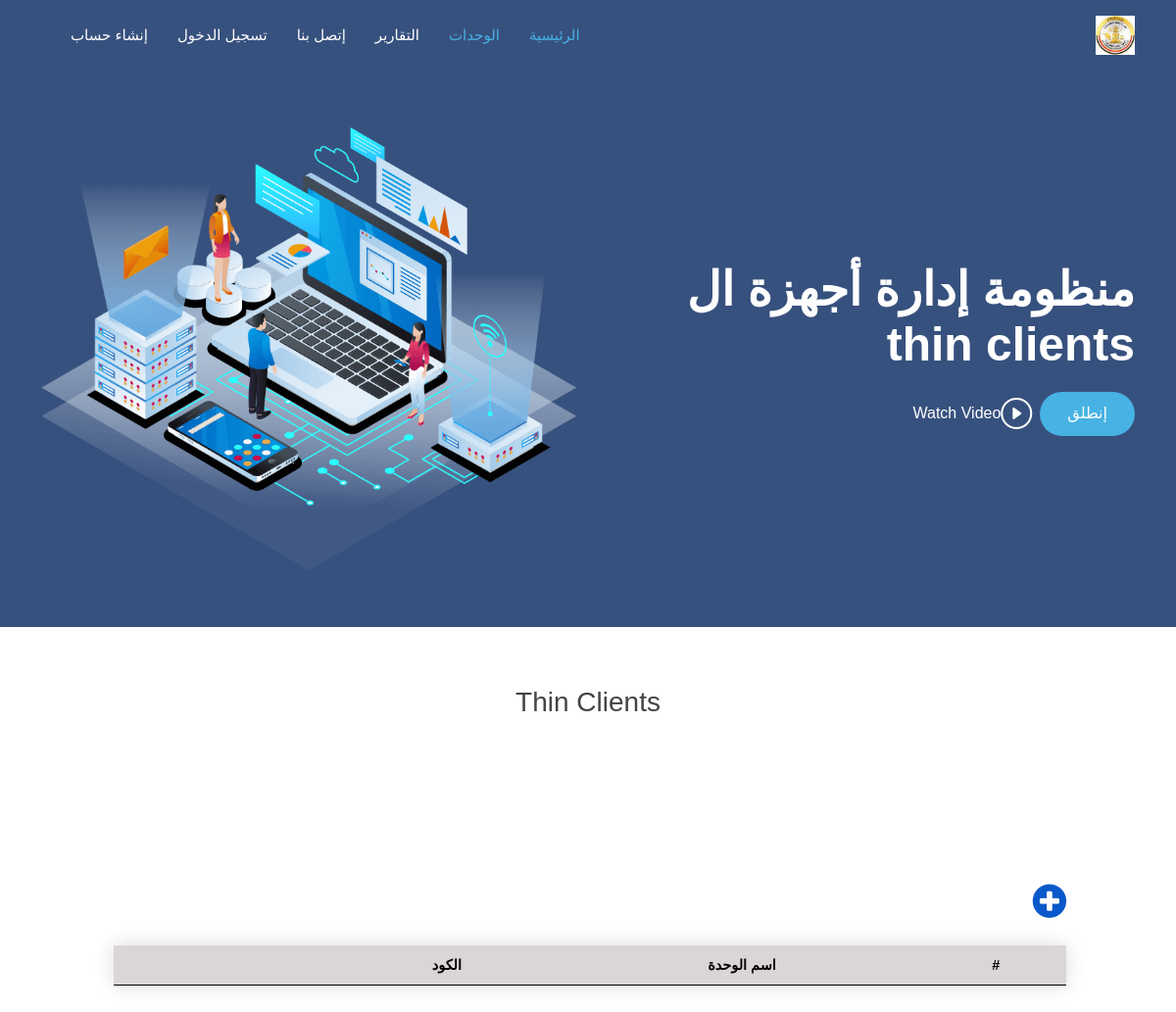
Page /devices/codeName on the earlier database version.
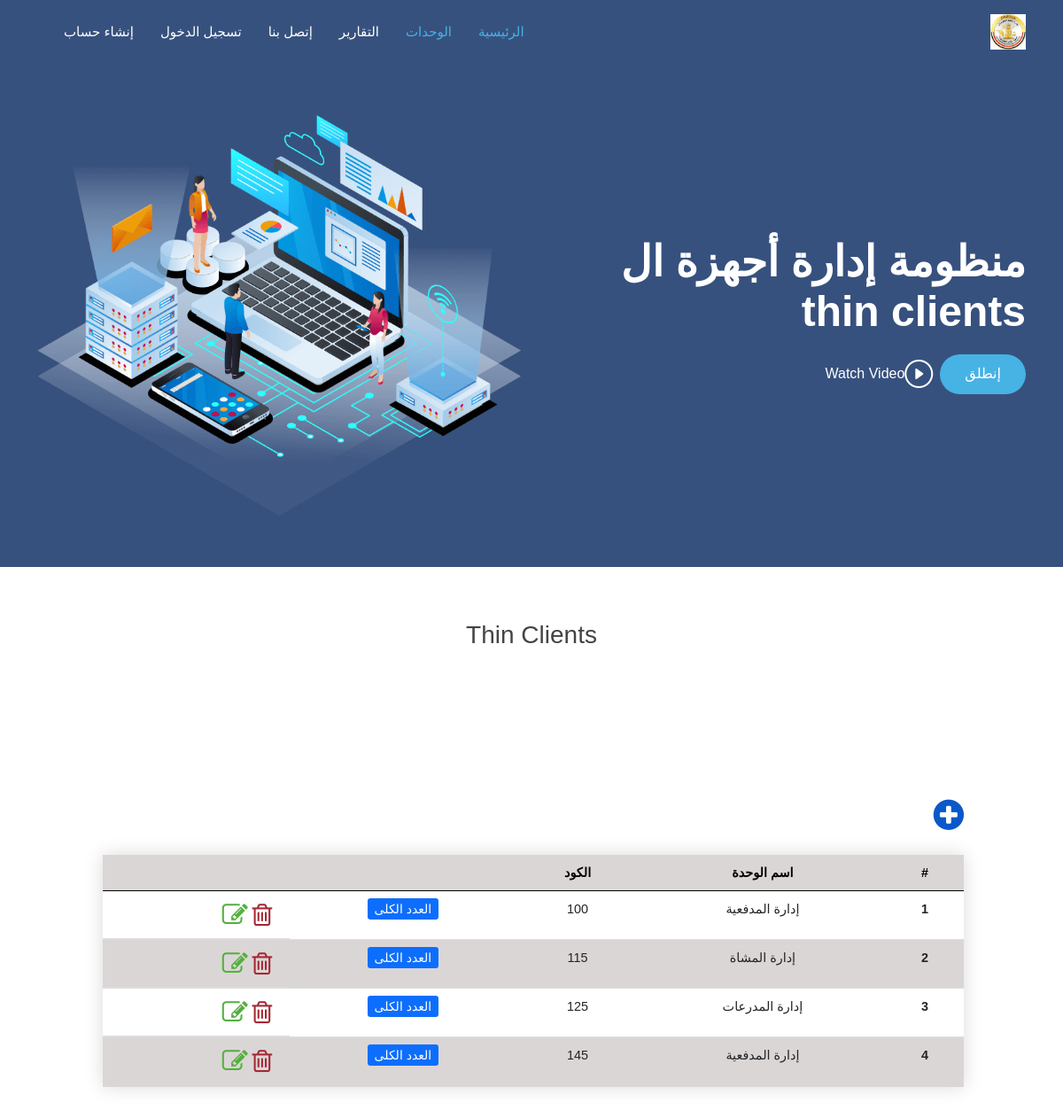
Same page on the later database version.
### devices/models.py (models this page shows, shortened)
class ThinCodeName(models.Model):
    NAME_CHOICES = (
        ('إدارة المشاة', 'إدارة المشاة'),
        ('إدارة المدرعات', 'إدارة المدرعات'),
        ('إدارة المدفعية', 'إدارة المدفعية'),
        ('إدارة المركبات', 'إدارة المركبات'),
        ('إدارة الشرطة العسكرية', 'إدارة الشرطة العسكرية'),
        ('إدارة الشؤون المعنوية', 'إدارة الشؤون المعنوية'),
        ('جهاز الرياضة العسكري', 'جهاز الرياضة العسكري'),
        ('هيئة التدريب للقوات المسلحة', 'هيئة التدريب للقوات المسلحة'),
        ('هيئة التفتيش للقوات المسلحة', 'هيئة التفتيش للقوات المسلحة'),
        ('إدارة الأسلحة والذخيرة', 'إدارة الأسلحة والذخيرة'),
        ('إدارة البحوث الفنية والتطوير', 'إدارة البحوث الفنية والتطوير'),
        ('مركز التنمية البشرية والعلوم السلوكية', 'مركز التنمية البشرية والعلوم السلوكية'),
        ('إدارة نوادي وفاندق ضباط ق.م', 'إدارة نوادي وفاندق ضباط ق.م'),
        (' جهاز مشروعات الخدمة الوطنية', 'جهاز مشروعات الخدمة الوطنية'),
        ('هيئة القضاء العسكري', 'هيئة القضاء العسكري'),
        ('إدارة المدعي العام', 'إدارة المدعي العام'),
        ('إدارة المحاكم العسكرية', 'إدارة المحاكم العسكرية'),
        ('إدارة الحرب الكيمائية', 'إدارة الحرب الكيمائية'),
        ('إدارة المتاحف العسكرية', 'إدارة المتاحف العسكرية'),
        ('قيادة قوات حرس الحدود', 'قيادة قوات حرس الحدود'),
        ('قيادة قوات الدفاع الشعبي والعسكري', 'قيادة قوات الدفاع الشعبي والعسكري'),
        ('إدارة الموسيقات العسكرية', 'إدارة الموسيقات العسكرية'),
        ('دار المحفوظات المركزية', 'دار المحفوظات المركزية'),
        ('المركز الرئيسية للتنبؤات الجوية', 'المركز الرئيسية للتنبؤات الجوية'),
        ('جهاز مراقبة وضمان الجودة/هيئة التسليح ق.م', 'جهاز مراقبة وضمان الجودة/هيئة التسليح ق.م'),
        (' إدارة التعليم والتدريب المهني', 'إدارة التعليم والتدريب المهني'),
        ('قيادة القوات الجوية', 'قيادة القوات الجوية'),
        ('المركز الإعلامي العسكري', 'المركز الإعلامي العسكري'),
        ('مركز تطوير وصيانة معدات النظم الألية', 'مركز تطوير وصيانة معدات النظم الألية'),
        ('مركز تدريب الية القيادة والسيطرة', 'مركز تدريب الية القيادة والسيطرة'),
        ('المنظومة تحرير', 'المنظومة تحرير'),
        ('إدارة المحفوظات المركزية', 'إدارة المحفوظات المركزية'),
        ('إدارة المياه', 'إدارة المياه'),
        ('إدارة الإشارة', 'إدارة الإشارة'),
        ('CCTV ', 'CCTV'),
        ('دفاع جوي', 'دفاع جوي'),
        ('جهاز تنمية الموارد المالية', 'جهاز تنمية الموارد المالية'),
        ('مؤسسة صندوق الجلاء للقوات المسلحة', 'مؤسسة صندوق الجلاء للقوات المسلحة'),
        ('صندوق التأميني التكميلي', 'صندوق التأميني التكميلي'),
        ('مؤسسة القروض', 'مؤسسة القروض'),
        ('صندوق التأمين الخاص', 'صندوق التأمين الخاص'),
        ('صندوق إسكان أفراد القوات المسلحة', 'صندوق إسكان أفراد القوات المسلحة'),
        ('هيئة الشؤون المالية للقوات المسلحة', 'هيئة الشؤون المالية للقوات المسلحة'),
        ('إدارة التفتيش والمحاسبات', 'إدارة التفتيش والمحاسبات'),
        ('إدارة الميزانية', 'إدارة الميزانية'),
        ('إدارة العلاقات العامة والتمويل الخارجي', 'إدارة العلاقات العامة والتمويل الخارجي'),
        ('الإدارة المركزية للمحاسبات', 'الإدارة المركزية للمحاسبات'),
        ('إدارة التأمين والمعاشات', 'إدارة التأمين والمعاشات'),
        ('هيئة التنظيم والإدارة للقوات المسلحة', 'هيئة التنظيم والإدارة للقوات المسلحة'),
        ('إدارة التجنيد والتعبئة', 'إدارة التجنيد والتعبئة'),
        ('إدارة السجلات العسكرية', 'إدارة السجلات العسكرية'),
        ('فرع الإنتقاء والتوجيه', 'فرع الإنتقاء والتوجي'),
        ('إدارة شؤون العاملين المدنيين', 'إدارة شؤون العاملين المدنيين'),
    )
    name = models.CharField(max_length=255, null=True, blank=True, choices=NAME_CHOICES, unique=True)
    code = models.IntegerField(blank=True, null=True)

### devices/views.py (the view)
# urls.py: path('codeName', views.all_codeName, name='code-name'),
def all_codeName(request):
    units = ThinCodeName.objects.all()
    names = [x for x in ThinCodeName.NAME_CHOICES if x not in units.values_list('name', flat=True)]
    context = {"units": units, "unit_names": names}
    return render(request, 'devices/code_unitname.html', context)

### devices/templates/devices/code_unitname.html (shortened to what this page needs)
{% extends 'main.html' %}
{% load static %}
{% block body %}
    <main id="main">
      <section>
        <div class="section-title">
            <h3>Thin Clients</h3>
        </div>
                  <div id="get-started" class="padd-section text-center" style="width: 90%;margin: 8rem 7rem;">
            <div style="display:flex; flex-direction:row;">
                <i data-bs-toggle="modal" data-bs-target="#createModal" class="fa fa-plus-circle" aria-hidden="true"
                   style="color:#0a58ca;display:flex; order: 1; font-size: 40px;"></i>
            </div>
            <table class="table styled-table" style="width: 90%;">
                <thead>
                <tr>
                    <th scope="col">#</th>
                    <th scope="col">اسم الوحدة</th>
                                        <th scope="col">الكود</th>
                                     <th scope="col"></th>
                    <th scope="col"></th>
                </tr>
                </thead>
                <tbody>
                {% for unit in units %}
                    <tr>
                        <th scope="row">{{ unit.pk }}</th>
                        <td>{{ unit.name }}</td>
                        <td>{{ unit.code }}</td>
<td> <a class="btn-sm btn-primary" href="{% url 'code-total' %}">العدد الكلى</a></td>
                        <td style="display:flex; flex-direction:row;"><i data-bs-toggle="modal"
                                                                         data-bs-target="#deleteModal"
                                                                         id="{{ unit.pk }}"
                                                                         style="color:#a52834; font-size:29px; margin-inline: 0.3rem;"
                                                                         class="fa fa-trash-o sara_delete"
                                                                         aria-hidden="true"></i>
                            <i data-bs-toggle="modal" data-bs-target="#updateModal"
                               style="color:#55b03f; font-size:29px;" id="{{ unit.pk }}"
                               class="fa fa-pencil-square-o sara_edit" aria-hidden="true"></i>
                        </td>
                    </tr>
                {% endfor %}
                </tbody>
            </table>
        </div>
    </section>
    </main>
{% endblock body %}

Differences in the rows shown:
added ThinCodeName: pk "1", name "إدارة المدفعية", code "100"
added ThinCodeName: pk "2", name "إدارة المشاة", code "115"
added ThinCodeName: pk "3", name "إدارة المدرعات", code "125"
added ThinCodeName: pk "4", name "إدارة المدفعية", code "145"
